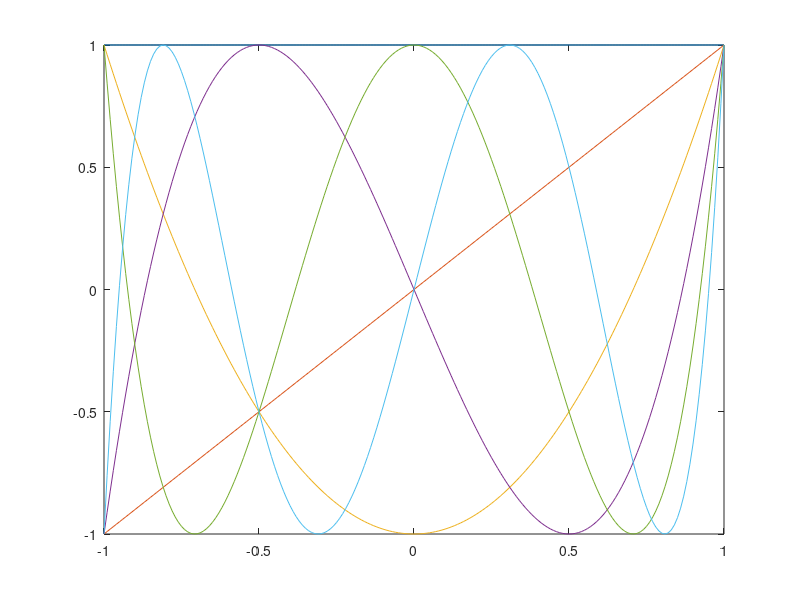

The MATLAB source for this figure:
% a)

t1= @(x) cos(acos(x));
t2= @(x) cos(2*acos(x));
t3= @(x) cos(3*acos(x));

x=-1:0.01:1;
r1=t1(x);
r2=t2(x);
r3=t3(x);

plot(x,r1,x,r2,x,r3)
hold off
% b)
x=-1:0.01:1

t=@ (x,n) cos(n*acos(x));
n=4;
r0=t(x,0);
r1=t(x,1);
plot(x,r0,x,r1);
hold on
for i = 1:n
    r2= 2*x.*r1 - r0;
    r0=r1
    r1=r2
    plot(x,r2)
end

